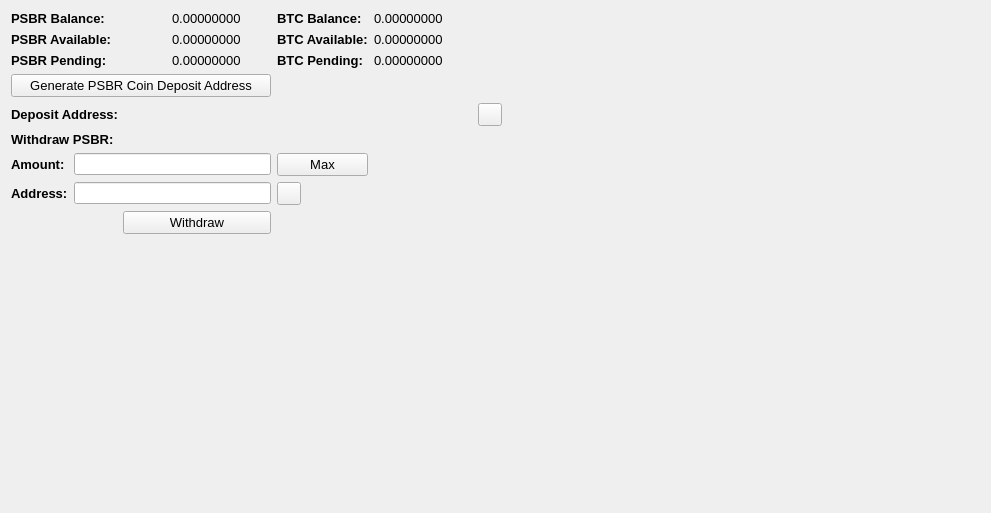
     <widget class="QWidget" name="BalanceTab">
      <attribute name="title">
       <string>Balance</string>
      </attribute>
      <layout class="QGridLayout" name="gridLayout_2">
       <item row="0" column="0" colspan="2">
        <widget class="QLabel" name="label_11">
         <property name="font">
          <font>
           <pointsize>10</pointsize>
           <weight>75</weight>
           <bold>true</bold>
          </font>
         </property>
         <property name="text">
          <string>PSBR Balance:</string>
         </property>
        </widget>
       </item>
       <item row="0" column="3">
        <widget class="QLabel" name="PSBRBalanceLabel">
         <property name="font">
          <font>
           <pointsize>10</pointsize>
          </font>
         </property>
         <property name="text">
          <string>0.00000000</string>
         </property>
         <property name="textInteractionFlags">
          <set>Qt::LinksAccessibleByMouse|Qt::TextSelectableByMouse</set>
         </property>
        </widget>
       </item>
       <item row="0" column="4">
        <widget class="QLabel" name="label_12">
         <property name="font">
          <font>
           <pointsize>10</pointsize>
           <weight>75</weight>
           <bold>true</bold>
          </font>
         </property>
         <property name="text">
          <string>BTC Balance:</string>
         </property>
        </widget>
       </item>
       <item row="0" column="5">
        <widget class="QLabel" name="BitcoinBalanceLabel">
         <property name="font">
          <font>
           <pointsize>10</pointsize>
          </font>
         </property>
         <property name="text">
          <string>0.00000000</string>
         </property>
         <property name="textInteractionFlags">
          <set>Qt::LinksAccessibleByMouse|Qt::TextSelectableByMouse</set>
         </property>
        </widget>
       </item>
       <item row="0" column="7" rowspan="10">
        <spacer name="horizontalSpacer_4">
         <property name="orientation">
          <enum>Qt::Horizontal</enum>
         </property>
         <property name="sizeHint" stdset="0">
          <size>
           <width>478</width>
           <height>488</height>
          </size>
         </property>
        </spacer>
       </item>
       <item row="1" column="0" colspan="2">
        <widget class="QLabel" name="label_13">
         <property name="font">
          <font>
           <pointsize>10</pointsize>
           <weight>75</weight>
           <bold>true</bold>
          </font>
         </property>
         <property name="text">
          <string>PSBR Available:</string>
         </property>
        </widget>
       </item>
       <item row="1" column="3">
        <widget class="QLabel" name="PSBRAvailableLabel_2">
         <property name="font">
          <font>
           <pointsize>10</pointsize>
          </font>
         </property>
         <property name="text">
          <string>0.00000000</string>
         </property>
         <property name="textInteractionFlags">
          <set>Qt::LinksAccessibleByMouse|Qt::TextSelectableByMouse</set>
         </property>
        </widget>
       </item>
       <item row="1" column="4">
        <widget class="QLabel" name="label_15">
         <property name="font">
          <font>
           <pointsize>10</pointsize>
           <weight>75</weight>
           <bold>true</bold>
          </font>
         </property>
         <property name="text">
          <string>BTC Available:</string>
         </property>
        </widget>
       </item>
       <item row="1" column="5">
        <widget class="QLabel" name="BitcoinAvailableLabel">
         <property name="font">
          <font>
           <pointsize>10</pointsize>
          </font>
         </property>
         <property name="text">
          <string>0.00000000</string>
         </property>
         <property name="textInteractionFlags">
          <set>Qt::LinksAccessibleByMouse|Qt::TextSelectableByMouse</set>
         </property>
        </widget>
       </item>
       <item row="2" column="0" colspan="2">
        <widget class="QLabel" name="label_14">
         <property name="font">
          <font>
           <pointsize>10</pointsize>
           <weight>75</weight>
           <bold>true</bold>
          </font>
         </property>
         <property name="text">
          <string>PSBR Pending:</string>
         </property>
        </widget>
       </item>
       <item row="2" column="3">
        <widget class="QLabel" name="PSBRPendingLabel">
         <property name="font">
          <font>
           <pointsize>10</pointsize>
          </font>
         </property>
         <property name="text">
          <string>0.00000000</string>
         </property>
         <property name="textInteractionFlags">
          <set>Qt::LinksAccessibleByMouse|Qt::TextSelectableByMouse</set>
         </property>
        </widget>
       </item>
       <item row="2" column="4">
        <widget class="QLabel" name="label_31">
         <property name="font">
          <font>
           <pointsize>10</pointsize>
           <weight>75</weight>
           <bold>true</bold>
          </font>
         </property>
         <property name="text">
          <string>BTC Pending:</string>
         </property>
        </widget>
       </item>
       <item row="2" column="5">
        <widget class="QLabel" name="BitcoinPendingLabel">
         <property name="font">
          <font>
           <pointsize>10</pointsize>
          </font>
         </property>
         <property name="text">
          <string>0.00000000</string>
         </property>
         <property name="textInteractionFlags">
          <set>Qt::LinksAccessibleByMouse|Qt::TextSelectableByMouse</set>
         </property>
        </widget>
       </item>
       <item row="3" column="0" colspan="4">
        <widget class="QPushButton" name="GenDepositBTN">
         <property name="font">
          <font>
           <pointsize>10</pointsize>
          </font>
         </property>
         <property name="text">
          <string>Generate PSBR Coin Deposit Address</string>
         </property>
        </widget>
       </item>
       <item row="4" column="0" colspan="3">
        <widget class="QLabel" name="label_33">
         <property name="font">
          <font>
           <pointsize>10</pointsize>
           <weight>75</weight>
           <bold>true</bold>
          </font>
         </property>
         <property name="text">
          <string>Deposit Address:</string>
         </property>
        </widget>
       </item>
       <item row="4" column="3" colspan="3">
        <widget class="QLabel" name="DepositAddressLabel">
         <property name="minimumSize">
          <size>
           <width>300</width>
           <height>0</height>
          </size>
         </property>
         <property name="palette">
          <palette>
           <active>
            <colorrole role="WindowText">
             <brush brushstyle="SolidPattern">
              <color alpha="255">
               <red>0</red>
               <green>0</green>
               <blue>0</blue>
              </color>
             </brush>
            </colorrole>
            <colorrole role="Text">
             <brush brushstyle="SolidPattern">
              <color alpha="255">
               <red>0</red>
               <green>0</green>
               <blue>255</blue>
              </color>
             </brush>
            </colorrole>
           </active>
           <inactive>
            <colorrole role="WindowText">
             <brush brushstyle="SolidPattern">
              <color alpha="255">
               <red>0</red>
               <green>0</green>
               <blue>0</blue>
              </color>
             </brush>
            </colorrole>
            <colorrole role="Text">
             <brush brushstyle="SolidPattern">
              <color alpha="255">
               <red>0</red>
               <green>0</green>
               <blue>255</blue>
              </color>
             </brush>
            </colorrole>
           </inactive>
           <disabled>
            <colorrole role="WindowText">
             <brush brushstyle="SolidPattern">
              <color alpha="255">
               <red>120</red>
               <green>120</green>
               <blue>120</blue>
              </color>
             </brush>
            </colorrole>
            <colorrole role="Text">
             <brush brushstyle="SolidPattern">
              <color alpha="255">
               <red>120</red>
               <green>120</green>
               <blue>120</blue>
              </color>
             </brush>
            </colorrole>
           </disabled>
          </palette>
         </property>
         <property name="font">
          <font>
           <pointsize>10</pointsize>
           <weight>75</weight>
           <bold>true</bold>
          </font>
         </property>
         <property name="text">
          <string/>
         </property>
         <property name="alignment">
          <set>Qt::AlignRight|Qt::AlignTrailing|Qt::AlignVCenter</set>
         </property>
         <property name="textInteractionFlags">
          <set>Qt::LinksAccessibleByMouse|Qt::TextSelectableByKeyboard|Qt::TextSelectableByMouse</set>
         </property>
        </widget>
       </item>
       <item row="4" column="6">
        <widget class="QToolButton" name="DepositCopyButton">
         <property name="toolTip">
          <string>Copy to clipboard</string>
         </property>
         <property name="text">
          <string/>
         </property>
         <property name="icon">
          <iconset resource="../bitcoin.qrc">
           <normaloff>:/icons/editcopy</normaloff>:/icons/editcopy</iconset>
         </property>
         <property name="shortcut">
          <string>Alt+P</string>
         </property>
        </widget>
       </item>
       <item row="5" column="0" colspan="2">
        <widget class="QLabel" name="label_34">
         <property name="font">
          <font>
           <pointsize>10</pointsize>
           <weight>75</weight>
           <bold>true</bold>
          </font>
         </property>
         <property name="text">
          <string>Withdraw PSBR:</string>
         </property>
        </widget>
       </item>
       <item row="6" column="0">
        <widget class="QLabel" name="label_26">
         <property name="font">
          <font>
           <pointsize>10</pointsize>
           <weight>75</weight>
           <bold>true</bold>
          </font>
         </property>
         <property name="text">
          <string>Amount:</string>
         </property>
        </widget>
       </item>
       <item row="6" column="1" colspan="3">
        <widget class="QLineEdit" name="WithdrawUnitsInput">
         <property name="font">
          <font>
           <pointsize>9</pointsize>
           <weight>75</weight>
           <bold>true</bold>
          </font>
         </property>
         <property name="text">
          <string/>
         </property>
        </widget>
       </item>
       <item row="6" column="4">
        <widget class="QPushButton" name="Withdraw_Max_Amount">
         <property name="font">
          <font>
           <pointsize>10</pointsize>
          </font>
         </property>
         <property name="text">
          <string>Max</string>
         </property>
        </widget>
       </item>
       <item row="7" column="0">
        <widget class="QLabel" name="label_10">
         <property name="font">
          <font>
           <pointsize>10</pointsize>
           <weight>75</weight>
           <bold>true</bold>
          </font>
         </property>
         <property name="text">
          <string>Address:</string>
         </property>
        </widget>
       </item>
       <item row="7" column="1" colspan="3">
        <widget class="QLineEdit" name="WithdrawAddress">
         <property name="font">
          <font>
           <pointsize>9</pointsize>
           <weight>75</weight>
           <bold>true</bold>
          </font>
         </property>
        </widget>
       </item>
       <item row="7" column="4">
        <widget class="QToolButton" name="WithdrawPasteButton">
         <property name="toolTip">
          <string>Paste from clipboard</string>
         </property>
         <property name="text">
          <string/>
         </property>
         <property name="icon">
          <iconset resource="../bitcoin.qrc">
           <normaloff>:/icons/editpaste</normaloff>:/icons/editpaste</iconset>
         </property>
         <property name="shortcut">
          <string>Alt+P</string>
         </property>
        </widget>
       </item>
       <item row="8" column="2" colspan="2">
        <widget class="QPushButton" name="WithdrawUnitsBtn">
         <property name="font">
          <font>
           <pointsize>10</pointsize>
          </font>
         </property>
         <property name="text">
          <string>Withdraw</string>
         </property>
        </widget>
       </item>
       <item row="9" column="0" colspan="6">
        <spacer name="verticalSpacer">
         <property name="orientation">
          <enum>Qt::Vertical</enum>
         </property>
         <property name="sizeHint" stdset="0">
          <size>
           <width>428</width>
           <height>262</height>
          </size>
         </property>
        </spacer>
       </item>
      </layout>
      <zorder>label_31</zorder>
      <zorder>label_15</zorder>
      <zorder>label_12</zorder>
      <zorder>label_14</zorder>
      <zorder>label_13</zorder>
      <zorder>label_11</zorder>
      <zorder>BitcoinBalanceLabel</zorder>
      <zorder>PSBRBalanceLabel</zorder>
      <zorder>PSBRAvailableLabel_2</zorder>
      <zorder>PSBRPendingLabel</zorder>
      <zorder>BitcoinAvailableLabel</zorder>
      <zorder>BitcoinPendingLabel</zorder>
      <zorder>label_33</zorder>
      <zorder>GenDepositBTN</zorder>
      <zorder>DepositAddressLabel</zorder>
      <zorder>Withdraw_Max_Amount</zorder>
      <zorder>label_34</zorder>
      <zorder>WithdrawUnitsInput</zorder>
      <zorder>label_10</zorder>
      <zorder>label_26</zorder>
      <zorder>WithdrawAddress</zorder>
      <zorder>WithdrawUnitsBtn</zorder>
      <zorder>horizontalSpacer_4</zorder>
      <zorder>verticalSpacer</zorder>
      <zorder>WithdrawPasteButton</zorder>
      <zorder>DepositCopyButton</zorder>
     </widget>
